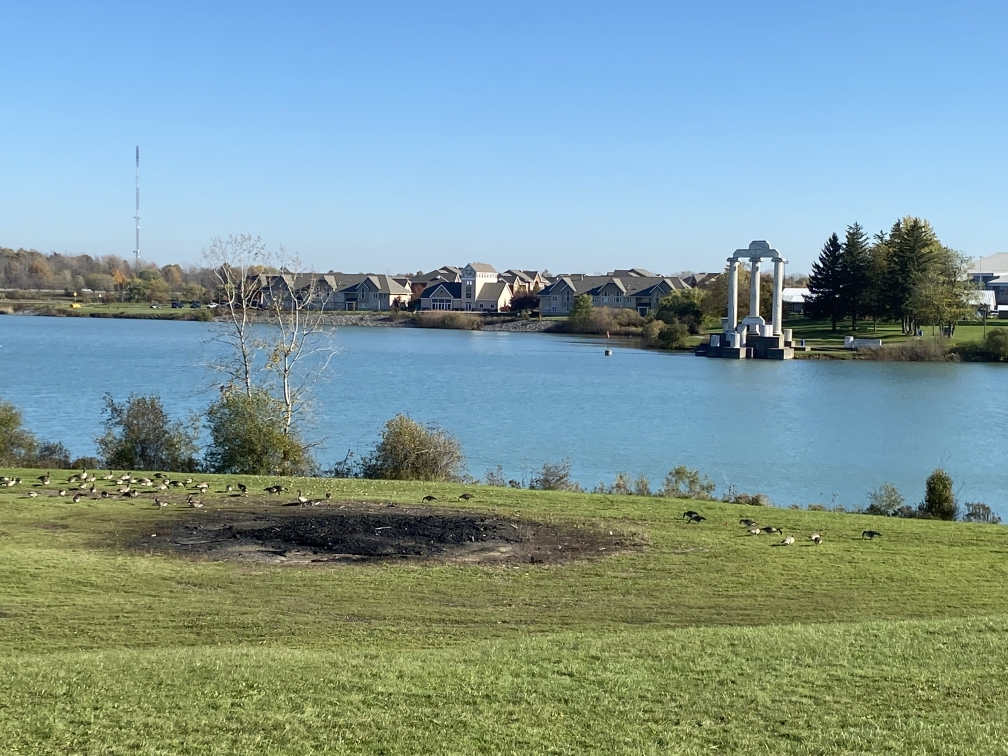
#> input picture Friday 08:30 - 10:30/E22CSEU1069_Adv_Cv_Labs/LAB 9/left.jpg, 1008 x 756 px, found by its file name
$ jupyter execute --allow-errors cv_lab9_e22cseu0922.ipynb
#> lines starting #> are read from the running program, lines starting #| are printed output that depends on the picture
[cell 1]
import cv2
import numpy as np
import matplotlib.pyplot as plt

# Load the image
image = cv2.imread('image1.png')
#> (the rest of this cell did not finish here and is left out)

[cell 2]
import cv2
import numpy as np
import matplotlib.pyplot as plt

def stitch_images(img1_path, img2_path):
#> called with img1_path = 'left.jpg', img2_path = 'right.jpg'
    img1 = cv2.imread(img1_path)
#> img1 is the input picture: shape (756, 1008, 3); mean B, G, R 153.1, 153.7, 127.4
    img2 = cv2.imread(img2_path)
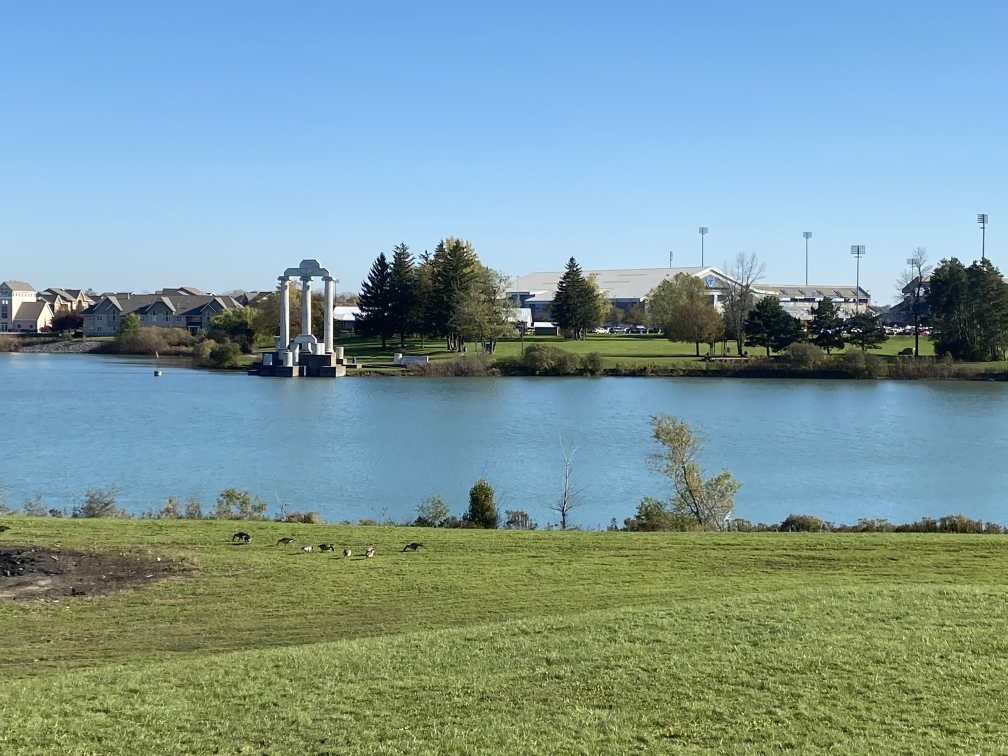
#> input picture Friday 08:30 - 10:30/E22CSEU1069_Adv_Cv_Labs/LAB 9/right.jpg, 1008 x 756 px, found by its file name
#> img2 is the input picture: shape (756, 1008, 3); mean B, G, R 155.8, 154, 125.4

    gray1 = cv2.cvtColor(img1, cv2.COLOR_BGR2GRAY)
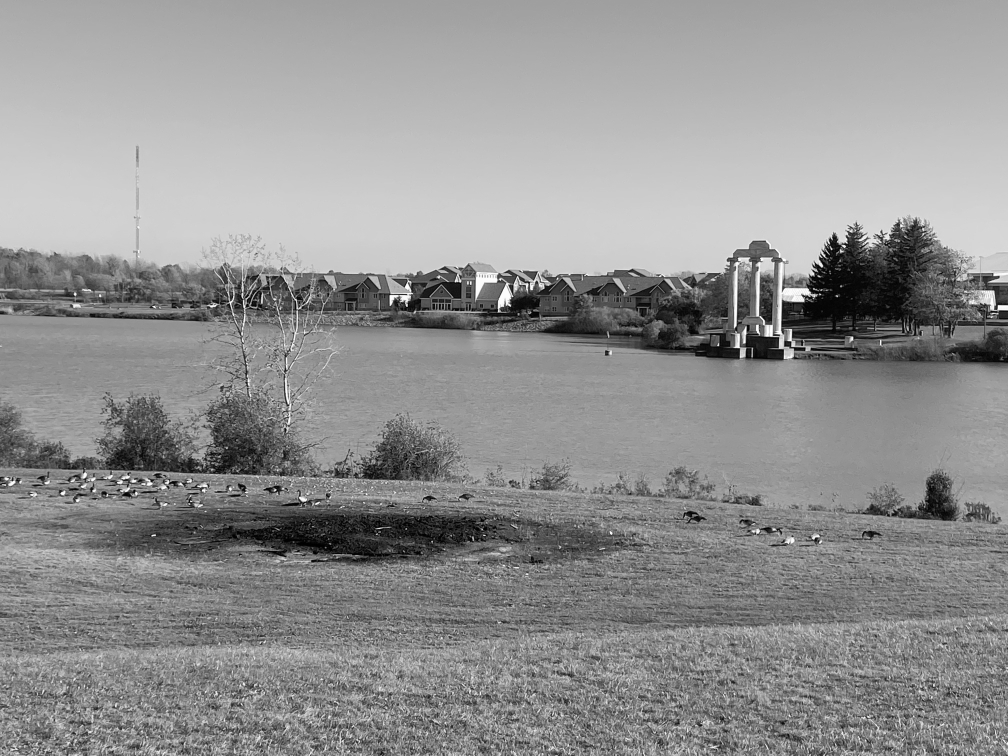
#> gray1: shape (756, 1008); min 0, max 254, mean 145.7
    gray2 = cv2.cvtColor(img2, cv2.COLOR_BGR2GRAY)
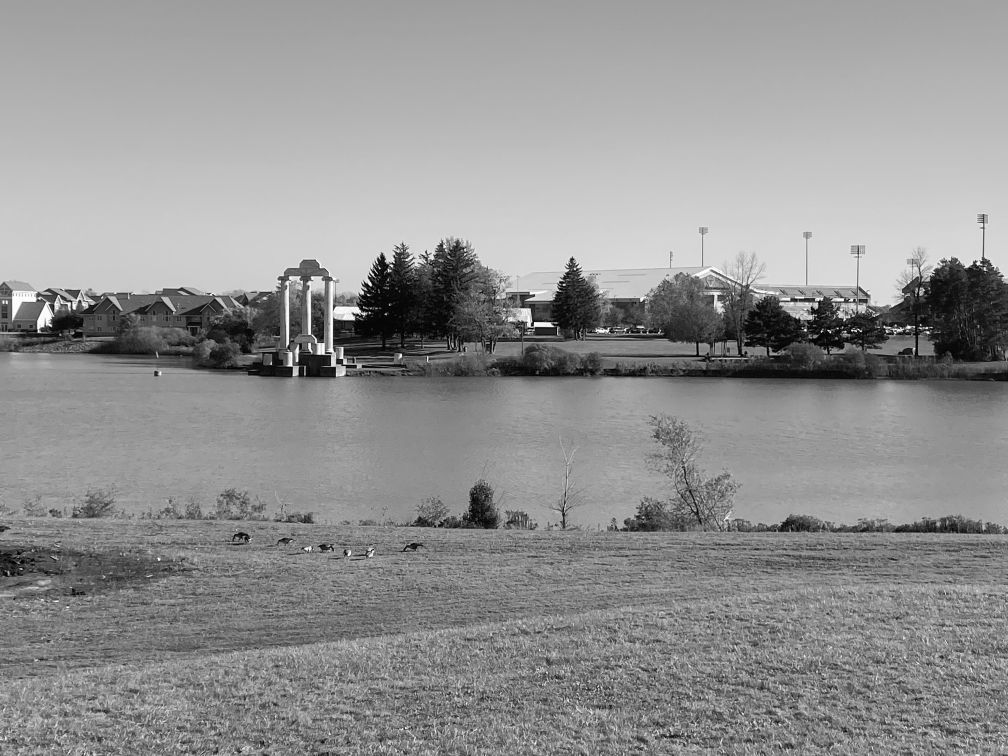
#> gray2: shape (756, 1008); min 1, max 255, mean 145.7

    orb = cv2.ORB_create(5000)
    kp1, des1 = orb.detectAndCompute(gray1, None)
#> kp1 = 4987 keypoints; strongest (x, y, size): (526, 284, 31), (738, 346, 31), (792, 345, 31), (844, 245, 31)
    kp2, des2 = orb.detectAndCompute(gray2, None)
#> kp2 = 4970 keypoints; strongest (x, y, size): (531, 324, 31), (535, 325, 31), (535, 323, 37.2), (536, 322, 31)

    bf = cv2.BFMatcher(cv2.NORM_HAMMING, crossCheck=True)
    matches = bf.match(des1, des2)
#> matches = 1858 matches
    matches = sorted(matches, key=lambda x: x.distance)

    src_pts = np.float32([kp1[m.queryIdx].pt for m in matches]).reshape(-1, 1, 2)
#> src_pts = 1858 rows, first 8: [773.4, 337.4], [786.3, 343.4], [831, 249], [668.7, 286.8], [788.3, 275.9], [806.2, 304.6], [839.8, 250.9], [698.8, 327.6]
    dst_pts = np.float32([kp2[m.trainIdx].pt for m in matches]).reshape(-1, 1, 2)
#> dst_pts = 1858 rows, first 8: [325.5, 355.3], [338.4, 360.8], [379, 268], [221.2, 305.9], [340.4, 293.8], [358.3, 322.5], [387.8, 269.6], [250.9, 346.3]

    H, _ = cv2.findHomography(dst_pts, src_pts, cv2.RANSAC, 5.0)
#> H = [[0.786, 0.0119, 464.1], [-0.0619, 0.951, -2.24], [-0.000222, 2.23e-05, 1]]

    height, width, _ = img1.shape
#> height = 756; width = 1008
    result = cv2.warpPerspective(img2, H, (width * 2, height))
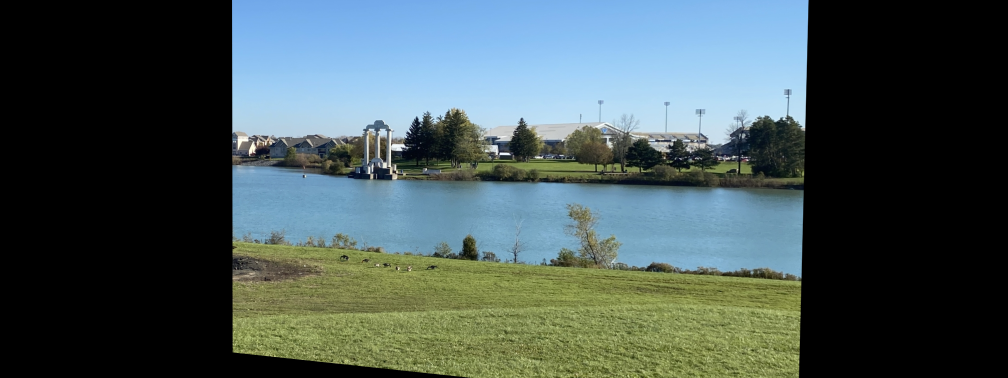
#> result: shape (756, 2016, 3) (shown at 1/2 size); mean B, G, R 86, 85.9, 70.3
    result[0:img1.shape[0], 0:img1.shape[1]] = img1
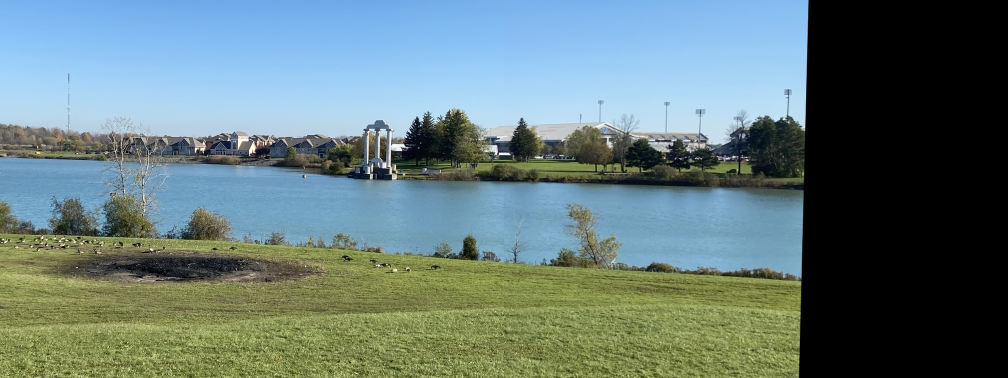
#> result: shape (756, 2016, 3) (shown at 1/2 size); mean B, G, R 122.1, 122.8, 101.3

    return img1, img2, result

# Example usage
left_image_path = 'left.jpg'
right_image_path = 'right.jpg'
left_img, right_img, stitched_img = stitch_images(left_image_path, right_image_path)

# Display: stitched image is shown in a wider subplot
plt.figure(figsize=(20, 10))

plt.subplot(2, 2, 1)
plt.imshow(cv2.cvtColor(left_img, cv2.COLOR_BGR2RGB))
plt.title("Left Image")
plt.axis("off")

plt.subplot(2, 2, 2)
plt.imshow(cv2.cvtColor(right_img, cv2.COLOR_BGR2RGB))
plt.title("Right Image")
plt.axis("off")

plt.subplot(2, 1, 2)  # This spans the full width
plt.imshow(cv2.cvtColor(stitched_img, cv2.COLOR_BGR2RGB))
plt.title("Stitched Image (Large View)")
plt.axis("off")

plt.tight_layout()
plt.show()
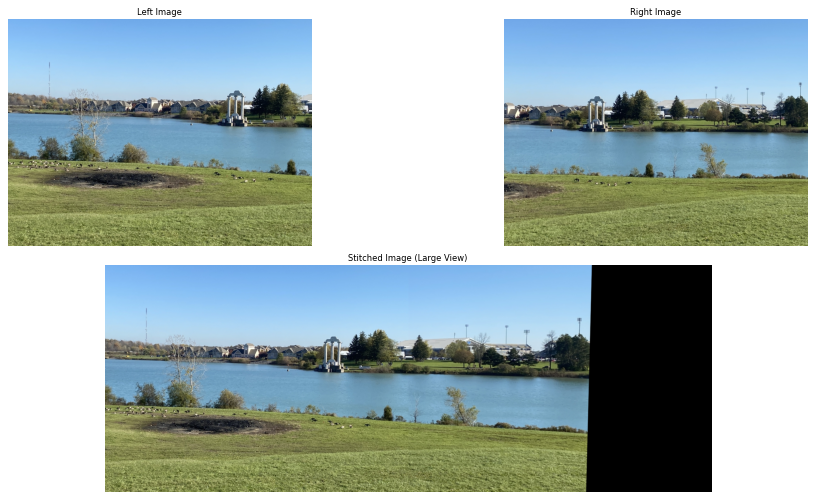
#> figure drawn by matplotlib, 3 panels
